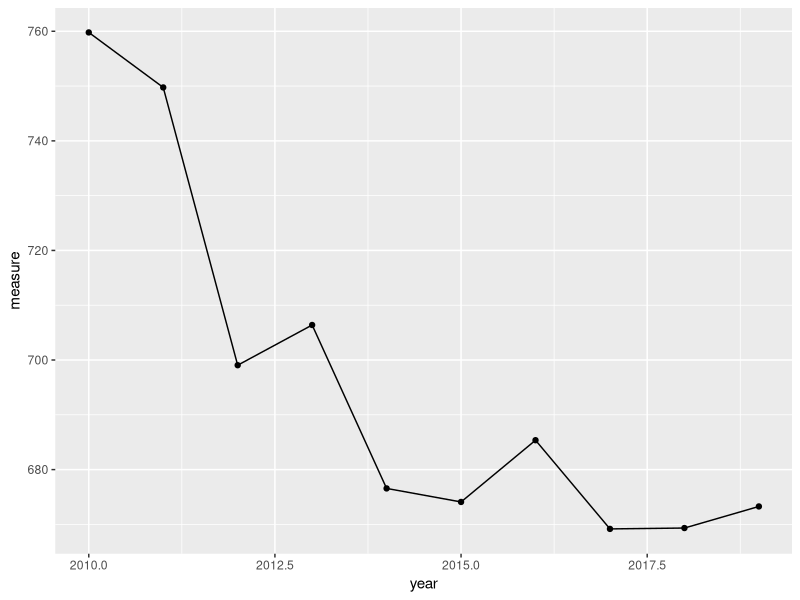
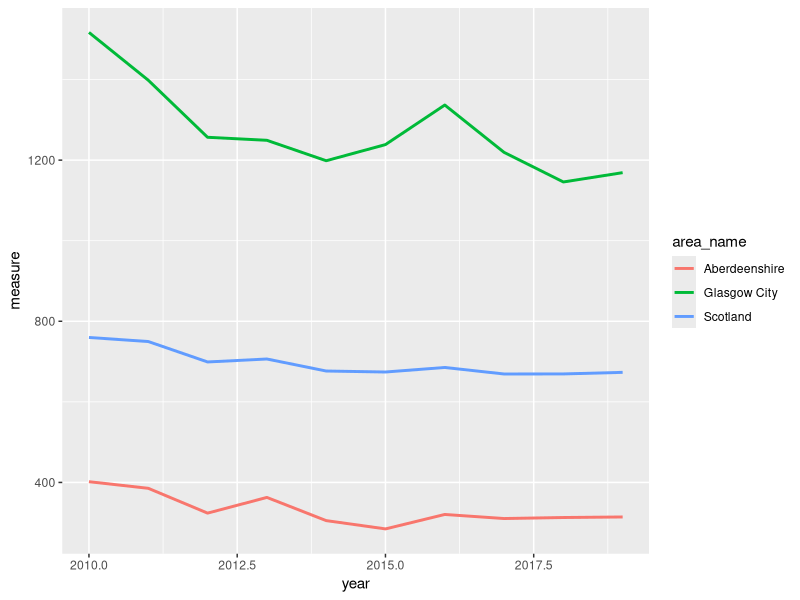
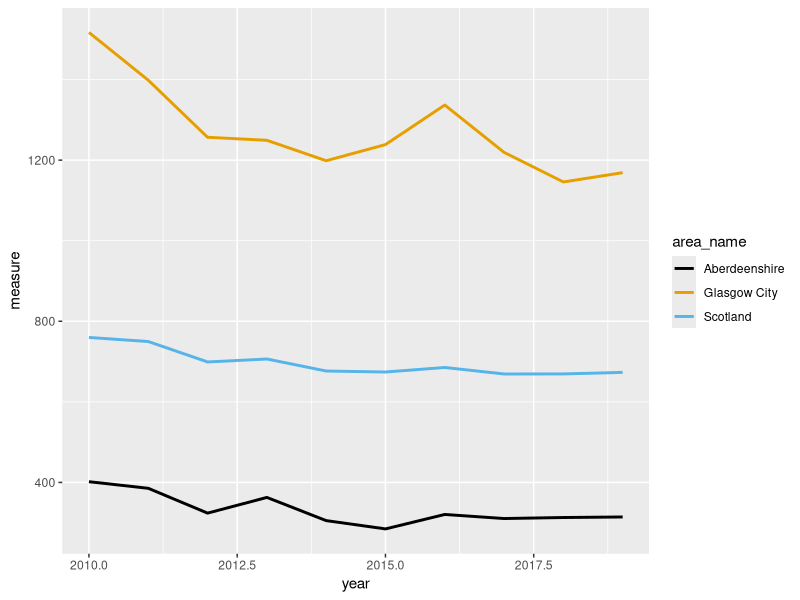
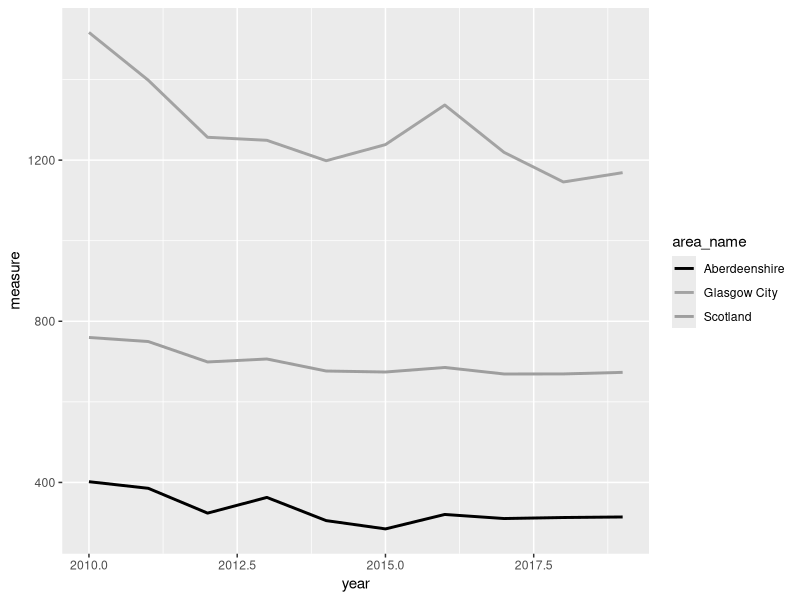
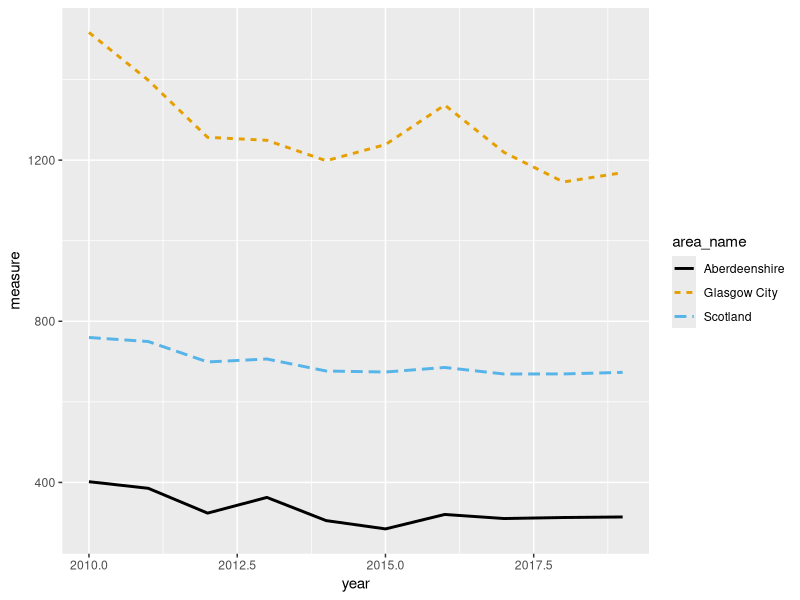
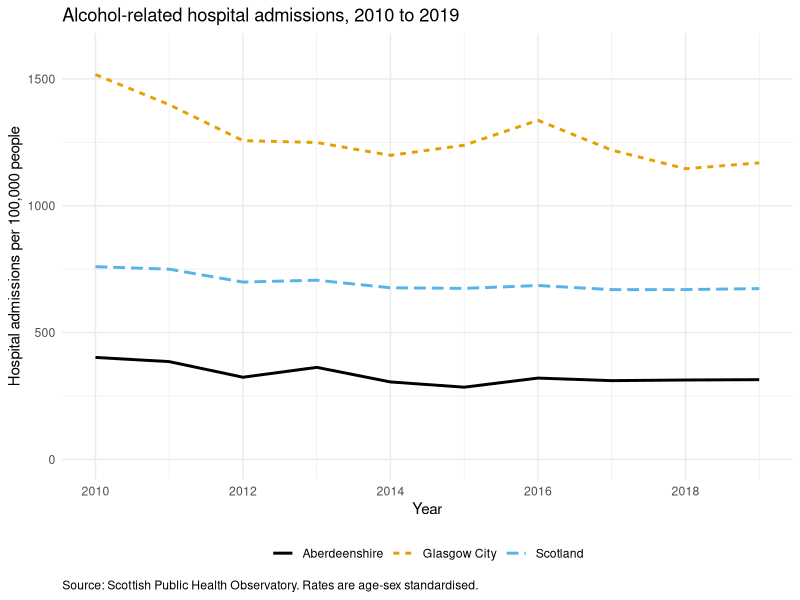
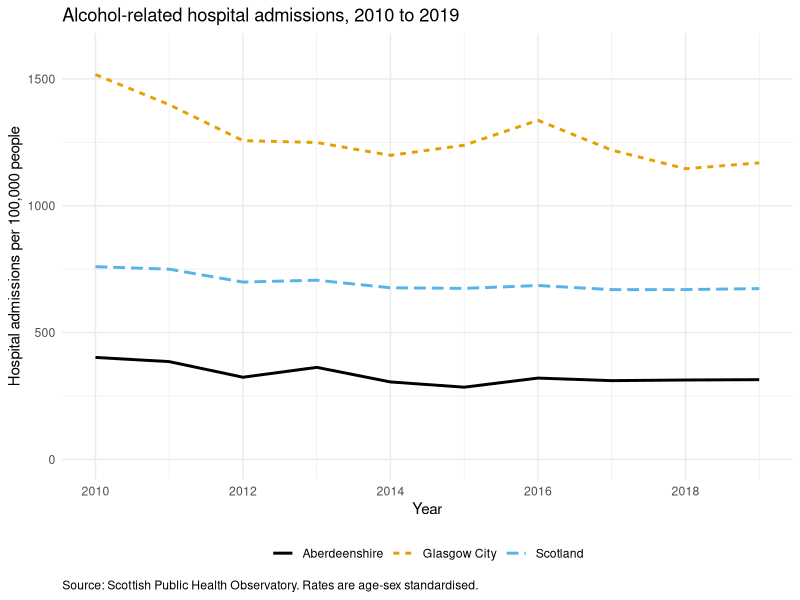
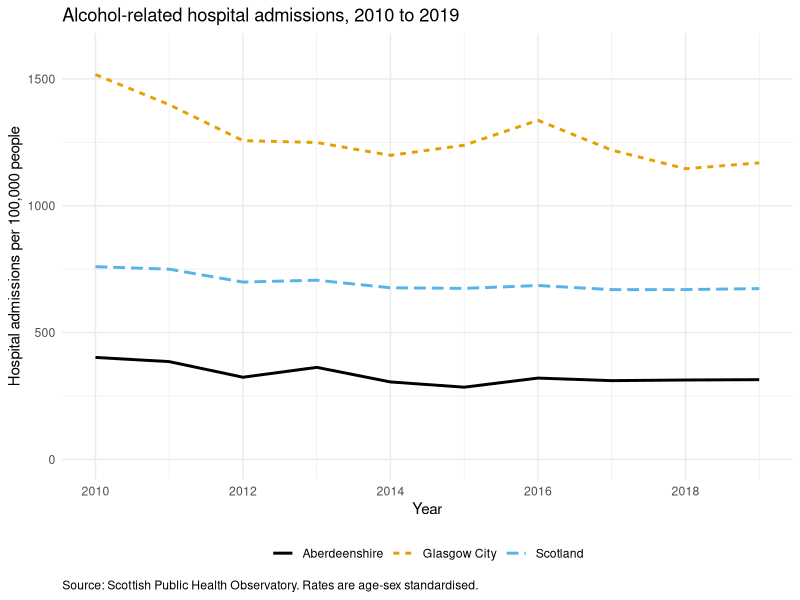

The R source for these figures, in order:
## ----Q2, echo=SOLUTIONS, eval=SOLUTIONS---------------------------------------
library(ggplot2)

scotpho <- read.table('data/scotpho_alcohol_admissions.txt', header = TRUE, sep = "\t", stringsAsFactors = TRUE)


## ----Q4, echo=SOLUTIONS, eval=SOLUTIONS, results='hide'-----------------------
str(scotpho)
summary(scotpho)

nrow(scotpho)            # 330

table(scotpho$area_type)
# Council area     Scotland 
#          320           10 

# 33 areas, 10 years each. Every area is complete:
table(scotpho$area_name)
unique(table(scotpho$area_name))   # 10 - so every area has all 10 years

range(scotpho$year)      # 2010 2019

# Why it's worth checking: if an area were missing a year, the line would be
# drawn straight through the gap, joining the points either side of it.
# Nothing would warn you, and the plot would imply data you don't have.


## ----Q5, echo=SOLUTIONS, eval=SOLUTIONS, fig.width=8, fig.height=4.5----------
scot <- scotpho[scotpho$area_name == "Scotland", ]

ggplot(data = scot, aes(x = year, y = measure)) +
  geom_line() +
  geom_point()

# What is wrong with this plot for anyone other than you?
#  - the axes are labelled year and measure, which are column names rather
#    than English
#  - there are no units anywhere, so 673 could be anything
#  - there is no title, so the reader does not know what is being counted
#  - the x axis is broken at 2010, 2012.5, 2015 and 2017.5, and there is no
#    such year as 2012.5
#  - the y axis runs from about 665 to 764 rather than from zero, which
#    exaggerates the decline
#  - there is nothing to say where the data came from
#
# The plot is not wrong. It is just not very useful to anybody who doesn't already
# have the dataset.


## ----Q6, echo=SOLUTIONS, eval=SOLUTIONS, results='hide', fig.width=8, fig.height=4.5----
# a) the three areas in one dataframe
areas <- c("Scotland", "Glasgow City", "Aberdeenshire")

three_areas <- scotpho[scotpho$area_name %in% areas, ]

nrow(three_areas)   # 30 - three areas, ten years each

# b) one geom_line(), three lines, and a legend you didn't have to write
ggplot(data = three_areas, aes(x = year, y = measure, colour = area_name)) +
  geom_line(linewidth = 1)

# Glasgow City is roughly twice the Scottish average and Aberdeenshire is
# roughly half of it. In 2019 the rates were 1169, 673 and 314 admissions per
# 100,000. The national line, on its own, describes almost nobody.


## ----Q7a, echo=SOLUTIONS, eval=SOLUTIONS, results='hide', fig.width=8, fig.height=4.5----
cols <- palette.colors(3, palette = "Okabe-Ito")
cols
# "#000000" "#E69F00" "#56B4E9"   black, orange, sky blue

ggplot(data = three_areas, aes(x = year, y = measure, colour = area_name)) +
  geom_line(linewidth = 1) +
  scale_colour_manual(values = cols)


## ----Q7b, echo=SOLUTIONS, eval=SOLUTIONS, fig.width=8, fig.height=4.5---------
greys <- grey(c(0, 0.64, 0.62))

ggplot(data = three_areas, aes(x = year, y = measure, colour = area_name)) +
  geom_line(linewidth = 1) +
  scale_colour_manual(values = greys)

# The orange and the sky blue are different enough on screen, but in grey they
# come out at 0.64 and 0.62, which is practically the same. Anyone printing
# your poster in black and white can't tell Glasgow from Scotland.


## ----Q7c, echo=SOLUTIONS, eval=SOLUTIONS, fig.width=8, fig.height=4.5---------
ggplot(data = three_areas,
       aes(x = year, y = measure, colour = area_name, linetype = area_name)) +
  geom_line(linewidth = 1) +
  scale_colour_manual(values = cols)

# mapping both colour and linetype to the same variable gives you a single
# legend showing both, which is what you want. Try it with greys instead of
# cols and you'll find the plot still reads perfectly well.


## ----Q8, echo=SOLUTIONS, eval=SOLUTIONS, fig.width=9, fig.height=5------------
ggplot(data = three_areas,
       aes(x = year, y = measure, colour = area_name, linetype = area_name)) +
  geom_line(linewidth = 1) +
  scale_colour_manual(values = cols) +
  scale_x_continuous(breaks = seq(2010, 2019, by = 2)) +
  scale_y_continuous(limits = c(0, 1600)) +
  labs(x = "Year",
       y = "Hospital admissions per 100,000 people",
       title = "Alcohol-related hospital admissions, 2010 to 2019",
       caption = "Source: Scottish Public Health Observatory. Rates are age-sex standardised.",
       colour = NULL, linetype = NULL) +
  theme_minimal() +
  theme(legend.position = "bottom", plot.caption = element_text(hjust = 0))

# plot.caption = element_text(hjust = 0) pushes the source note over to the
# left. ggplot right aligns it by default, which doesn't look quite right.

# Should the y axis start at zero?
# Starting at zero, as here, shows the true relative size of the difference
# between the areas, and Glasgow really is about four times Aberdeenshire.
# Starting at the minimum instead would fill the panel with the year to year
# wiggles and make a fairly modest national decline look dramatic. For a rate
# like this, where zero is meaningful and the comparison between areas is the
# point, starting at zero is the honest choice. For something like average age,
# where zero is nowhere near the data, it wouldn't make much sense. Whichever
# you go for, just be able to say why.


## ----Q9, echo=SOLUTIONS, eval=SOLUTIONS, fig.width=9, fig.height=5------------
# give the plot a name. Nothing is drawn until you ask for it by name
admissions_plot <- ggplot(data = three_areas,
       aes(x = year, y = measure, colour = area_name, linetype = area_name)) +
  geom_line(linewidth = 1) +
  scale_colour_manual(values = cols) +
  scale_x_continuous(breaks = seq(2010, 2019, by = 2)) +
  scale_y_continuous(limits = c(0, 1600)) +
  labs(x = "Year",
       y = "Hospital admissions per 100,000 people",
       title = "Alcohol-related hospital admissions, 2010 to 2019",
       caption = "Source: Scottish Public Health Observatory. Rates are age-sex standardised.",
       colour = NULL, linetype = NULL) +
  theme_minimal() +
  theme(legend.position = "bottom", plot.caption = element_text(hjust = 0))

admissions_plot     # draw it in the plot pane

# pdf: a vector format, so it stays sharp at any size. Sizes are in inches.
ggsave('output/ex6_admissions.pdf', plot = admissions_plot,
       width = 10, height = 5.625, units = "in")

# png: pixels, so the resolution matters. 10 x 5.625 inches at 300 dpi gives
# you a 3000 x 1687 pixel image that will print cleanly.
ggsave('output/ex6_admissions.png', plot = admissions_plot,
       width = 10, height = 5.625, units = "in", dpi = 300)

# Use the pdf for anything going to a printer and the png for anything going
# into a Word document, PowerPoint or a web page. If your poster template asks
# for a particular figure size, set width and height to that size here rather
# than resizing the image afterwards, which is what makes text look squashed
# or fuzzy.

# If you leave out plot = admissions_plot, ggsave() saves the last plot you
# drew. That's usually the one you wanted, but not always, so naming it is
# safer.
